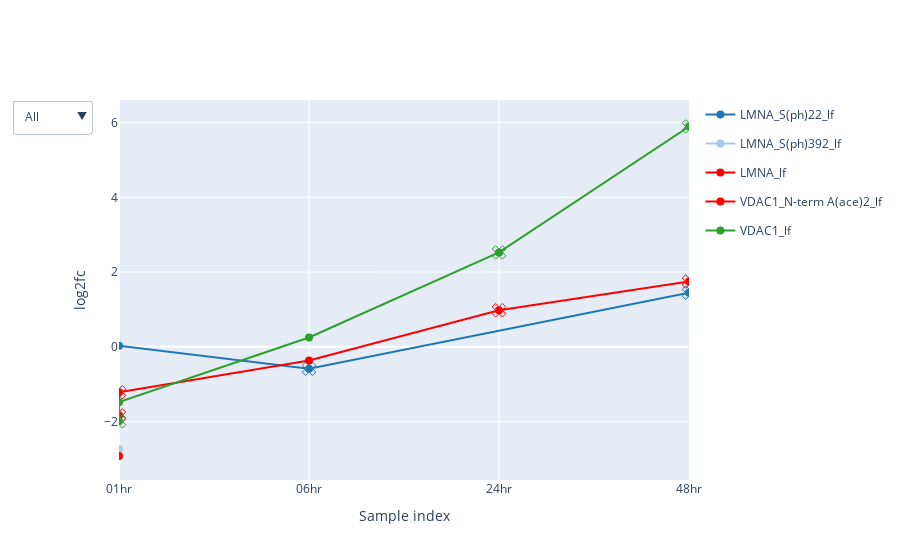

Notebook source saved alongside this figure:
### Markdown cell above
#### Time series using plot'y or matplotlib

### Code cell
exp_data.label_free.plot_species(['LMNA', 'VDAC1'], plot_type='plotly')

### Figure 1 — Plotly figure (JSON) as saved in the notebook; plotly's stock layout.template omitted (floating-point values rounded to 4 significant figures)
{"data": [{"hoveron": "points", "legendgroup": "group_LMNA_S(ph)22_lf", "line": {"color": "rgba(0.12156862745098039,0.4666666666666667,0.7058823529411765,1.)"}, "marker": {"color": "rgba(0.12156862745098039,0.4666666666666667,0.7058823529411765,1.)", "size": 8, "symbol": "circle"}, "mode": "lines+markers", "name": "LMNA_S(ph)22_lf", "showlegend": true, "type": "scatter", "visible": true, "x": [0, 1, 3], "y": [0.02857, -0.585, 1.449]}, {"hoveron": "points", "legendgroup": "group_LMNA_S(ph)22_lf", "line": {"color": "rgba(0.12156862745098039,0.4666666666666667,0.7058823529411765,1.)"}, "marker": {"color": "rgba(0.12156862745098039,0.4666666666666667,0.7058823529411765,1.)", "size": 12, "symbol": "x-open-dot"}, "mode": "markers", "name": "LMNA_S(ph)22_lf", "showlegend": false, "type": "scatter", "visible": true, "x": [1, 3], "y": [-0.585, 1.449]}, {"hoveron": "points", "legendgroup": "group_LMNA_S(ph)392_lf", "line": {"color": "rgba(0.6823529411764706,0.7803921568627451,0.9098039215686274,1.)"}, "marker": {"color": "rgba(0.6823529411764706,0.7803921568627451,0.9098039215686274,1.)", "size": 8, "symbol": "circle"}, "mode": "lines+markers", "name": "LMNA_S(ph)392_lf", "showlegend": true, "type": "scatter", "visible": true, "x": [0], "y": [-2.74]}, {"hoveron": "points", "legendgroup": "group_LMNA_S(ph)392_lf", "line": {"color": "rgba(0.6823529411764706,0.7803921568627451,0.9098039215686274,1.)"}, "marker": {"color": "rgba(0.6823529411764706,0.7803921568627451,0.9098039215686274,1.)", "size": 12, "symbol": "x-open-dot"}, "mode": "markers", "name": "LMNA_S(ph)392_lf", "showlegend": false, "type": "scatter", "visible": true, "x": [], "y": []}, {"hoveron": "points", "legendgroup": "group_LMNA_lf", "line": {"color": "rgba(1.0,0.4980392156862745,0.054901960784313725,1.)"}, "marker": {"color": "rgba(1.0,0.4980392156862745,0.054901960784313725,1.)", "size": 8, "symbol": "circle"}, "mode": "lines+markers", "name": "LMNA_lf", "showlegend": true, "type": "scatter", "visible": true, "x": [0, 0, 1, 2, 3], "y": [-1.836, -1.214, -0.3674, 0.9782, 1.748]}, {"hoveron": "points", "legendgroup": "group_LMNA_lf", "line": {"color": "rgba(1.0,0.4980392156862745,0.054901960784313725,1.)"}, "marker": {"color": "rgba(1.0,0.4980392156862745,0.054901960784313725,1.)", "size": 12, "symbol": "x-open-dot"}, "mode": "markers", "name": "LMNA_lf", "showlegend": false, "type": "scatter", "visible": true, "x": [0, 0, 2, 3], "y": [-1.836, -1.214, 0.9782, 1.748]}, {"hoveron": "points", "legendgroup": "group_VDAC1_N-term A(ace)2_lf", "line": {"color": "rgba(1.0,0.7333333333333333,0.47058823529411764,1.)"}, "marker": {"color": "rgba(1.0,0.7333333333333333,0.47058823529411764,1.)", "size": 8, "symbol": "circle"}, "mode": "lines+markers", "name": "VDAC1_N-term A(ace)2_lf", "showlegend": true, "type": "scatter", "visible": true, "x": [0], "y": [-2.92]}, {"hoveron": "points", "legendgroup": "group_VDAC1_N-term A(ace)2_lf", "line": {"color": "rgba(1.0,0.7333333333333333,0.47058823529411764,1.)"}, "marker": {"color": "rgba(1.0,0.7333333333333333,0.47058823529411764,1.)", "size": 12, "symbol": "x-open-dot"}, "mode": "markers", "name": "VDAC1_N-term A(ace)2_lf", "showlegend": false, "type": "scatter", "visible": true, "x": [], "y": []}, {"hoveron": "points", "legendgroup": "group_VDAC1_lf", "line": {"color": "rgba(0.17254901960784313,0.6274509803921569,0.17254901960784313,1.)"}, "marker": {"color": "rgba(0.17254901960784313,0.6274509803921569,0.17254901960784313,1.)", "size": 8, "symbol": "circle"}, "mode": "lines+markers", "name": "VDAC1_lf", "showlegend": true, "type": "scatter", "visible": true, "x": [0, 0, 1, 2, 3], "y": [-1.993, -1.48, 0.251, 2.526, 5.894]}, {"hoveron": "points", "legendgroup": "group_VDAC1_lf", "line": {"color": "rgba(0.17254901960784313,0.6274509803921569,0.17254901960784313,1.)"}, "marker": {"color": "rgba(0.17254901960784313,0.6274509803921569,0.17254901960784313,1.)", "size": 12, "symbol": "x-open-dot"}, "mode": "markers", "name": "VDAC1_lf", "showlegend": false, "type": "scatter", "visible": true, "x": [0, 2, 3], "y": [-1.993, 2.526, 5.894]}], "layout": {"hovermode": "closest", "showlegend": true, "updatemenus": [{"buttons": [{"args": ["visible", [true, true, true, true, true, true, true, true, true, true]], "label": "All", "method": "restyle"}, {"args": ["visible", [true, true, true, true, true, true, false, false, false, false]], "label": "LMNA", "method": "restyle"}, {"args": ["visible", [false, false, false, false, false, false, true, true, true, true]], "label": "VDAC1", "method": "restyle"}], "x": -0.05, "y": 1, "yanchor": "top"}], "xaxis": {"range": [0, 3], "showticklabels": true, "tickmode": "array", "ticktext": ["01hr", "06hr", "24hr", "48hr"], "tickvals": [0, 1, 2, 3], "title": {"text": "Sample index"}}, "yaxis": {"title": {"text": "log2fc"}}}}
